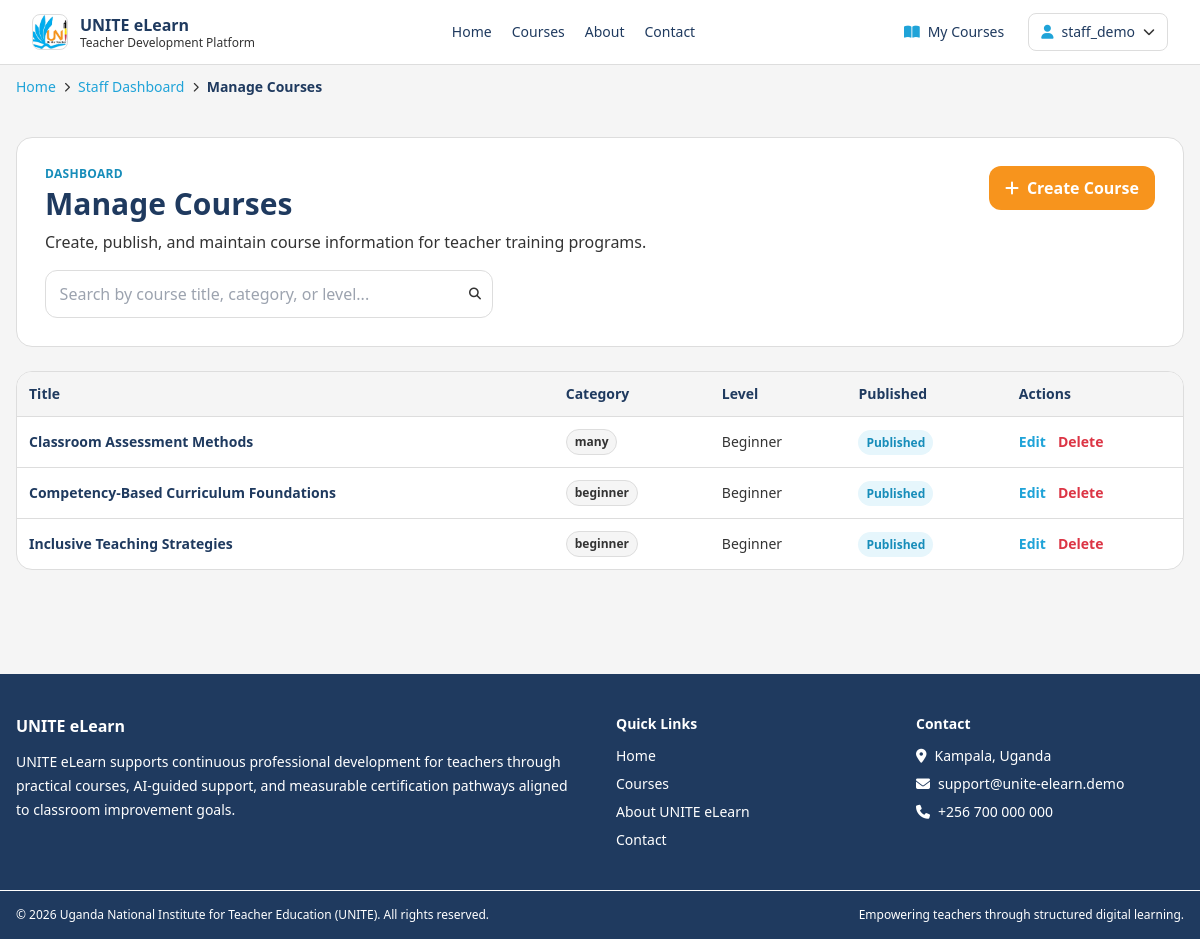
Before: /dashboard/courses/ (signed in) with the older database file.
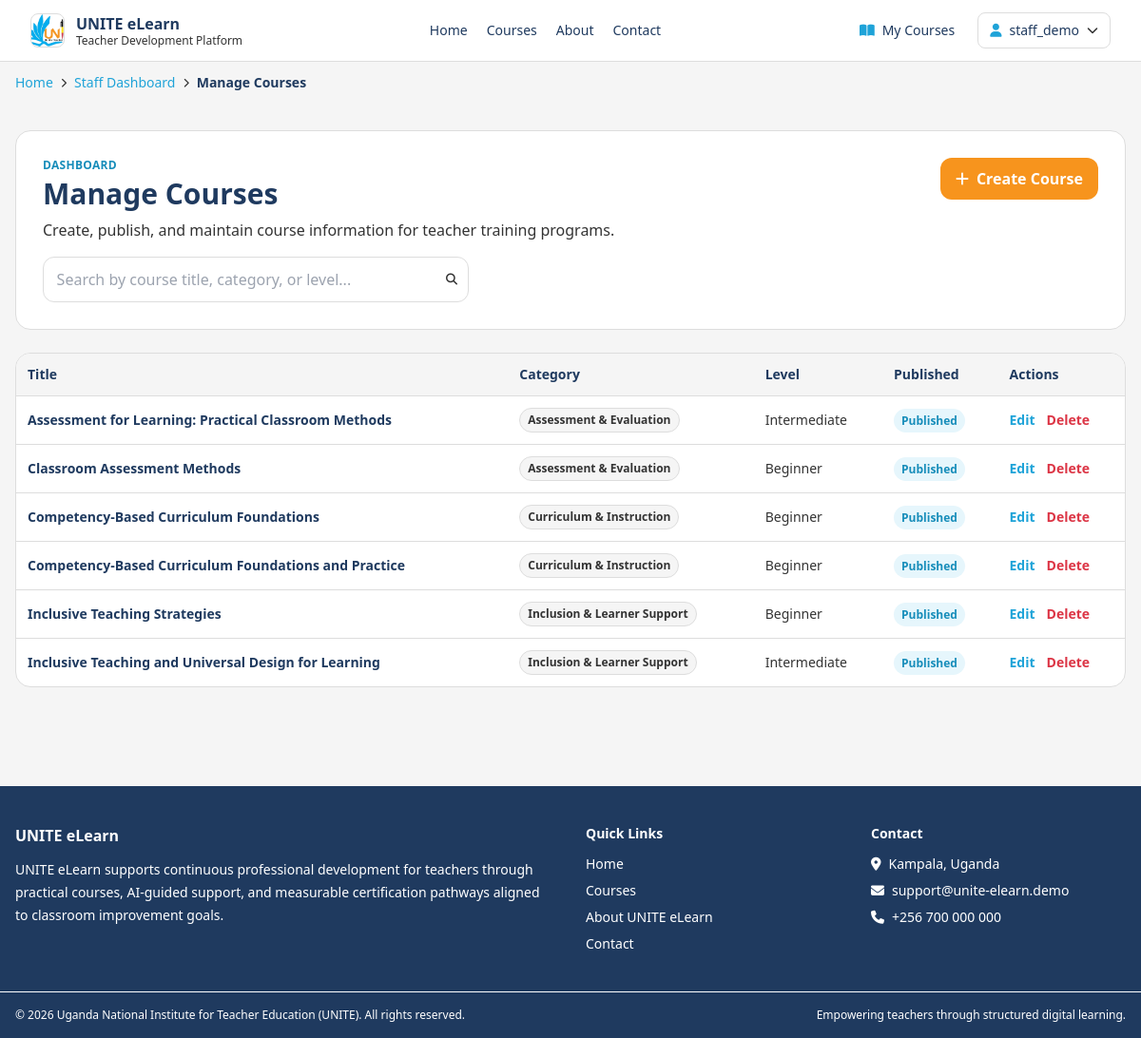
After: the same page with the newer database file.
### courses/models.py (models this page shows, shortened)
class Course(models.Model):
    LEVEL_BEGINNER = "beginner"
    LEVEL_INTERMEDIATE = "intermediate"
    LEVEL_ADVANCED = "advanced"
    LEVEL_CHOICES = [
        (LEVEL_BEGINNER, "Beginner"),
        (LEVEL_INTERMEDIATE, "Intermediate"),
        (LEVEL_ADVANCED, "Advanced"),
    ]
    title = models.CharField(max_length=255)
    slug = models.SlugField(unique=True, max_length=255)
    category = models.CharField(max_length=120, blank=True, db_index=True)
    level = models.CharField(max_length=20, choices=LEVEL_CHOICES, default=LEVEL_BEGINNER)
    short_description = models.CharField(max_length=300)
    description = models.TextField()
    learning_objectives = models.TextField(blank=True)
    prerequisites = models.TextField(blank=True)
    target_audience = models.TextField(blank=True)
    created_by = models.ForeignKey(
        User,
        on_delete=models.SET_NULL,
        null=True,
        blank=True,
        related_name="created_courses",
    )
    cover_image = models.URLField(blank=True)
    is_published = models.BooleanField(default=True)
    passing_score = models.PositiveIntegerField(default=60)
    estimated_duration_hours = models.PositiveIntegerField(default=6)
    created_at = models.DateTimeField(auto_now_add=True)
    updated_at = models.DateTimeField(auto_now=True)
    class Meta:
        ordering = ["title"]

### dashboard/views.py (the view)
# urls.py: path("dashboard/courses/", views.manage_courses_view, name="manage-courses"),
@staff_required
def manage_courses_view(request):
    courses = Course.objects.all()
    return render(request, "dashboard/manage_courses.html", {"courses": courses})

### core/templatetags/navigation.py (called while the page is built)
def _safe_reverse(name, **kwargs):
    try:
        return reverse(name, kwargs=kwargs) if kwargs else reverse(name)
    except NoReverseMatch:
        return ""

### dashboard/templates/dashboard/manage_courses.html (shortened to what this page needs)
{% extends 'base.html' %}
{% block content %}
<section class="max-w-7xl mx-auto px-4 py-8 lg:py-10 space-y-6">
    <header class="bg-white border border-unite-gray-300 rounded-2xl p-6 lg:p-7">
        <div class="flex flex-wrap items-start justify-between gap-4">
            <div>
                <p class="text-xs uppercase tracking-wide text-unite-blue-600 font-semibold">Dashboard</p>
                <h1 class="mt-1 text-3xl font-bold text-unite-navy-500">Manage Courses</h1>
                <p class="mt-2 text-unite-text-main">Create, publish, and maintain course information for teacher training programs.</p>
            </div>
            <a class="inline-flex items-center gap-2 bg-unite-orange-500 hover:bg-unite-orange-600 text-white px-4 py-2.5 rounded-xl font-semibold" href="{% url 'dashboard:create-course' %}">
                <i class="fa-solid fa-plus"></i> Create Course
            </a>
        </div>
        <div class="mt-4">
            <div class="relative max-w-md">
                <span class="pointer-events-none absolute inset-y-0 right-0 flex items-center pr-3"></span>
                <input id="table-search" type="text" placeholder="Search by course title, category, or level..." class="pr-10">
            </div>
        </div>
    </header>
    <div class="bg-white border border-unite-gray-300 rounded-2xl overflow-hidden">
        <div class="overflow-x-auto">
            <table class="w-full text-sm">
                <thead class="bg-unite-gray-100 text-unite-navy-500">
                    <tr>
                        <th class="text-left p-3 font-semibold">Title</th>
                        <th class="text-left p-3 font-semibold">Category</th>
                        <th class="text-left p-3 font-semibold">Level</th>
                        <th class="text-left p-3 font-semibold">Published</th>
                        <th class="text-left p-3 font-semibold">Actions</th>
                    </tr>
                </thead>
                <tbody id="table-body">
                    {% for course in courses %}
                        <tr class="border-t border-unite-gray-300 hover:bg-unite-blue-100 transition cursor-pointer" data-row-url="{% url 'dashboard:course-detail' course.id %}">
                            <td class="p-3 text-unite-navy-500 font-semibold">{{ course.title }}</td>
                            <td class="p-3 text-unite-text-main">
                                <span class="inline-flex items-center px-2 py-1 rounded-full bg-unite-gray-100 border border-unite-gray-300 text-xs font-semibold text-unite-text-main">
                                    {{ course.category|default:'-' }}
                                </span>
                            </td>
                            <td class="p-3 text-unite-text-main">{{ course.get_level_display }}</td>
                            <td class="p-3">
                                {% if course.is_published %}
                                    <span class="text-xs px-2 py-1 rounded-full bg-unite-blue-100 text-unite-blue-600 font-semibold">Published</span>
                                {% else %}
                                    <span class="text-xs px-2 py-1 rounded-full bg-unite-orange-100 text-unite-orange-600 font-semibold">Draft</span>
                                {% endif %}
                            </td>
                            <td class="p-3">
                                <div class="flex items-center gap-3">
                                    <a class="text-unite-blue-500 hover:text-unite-blue-600 font-semibold row-action" href="{% url 'dashboard:edit-course' course.id %}">Edit</a>
                                    <a class="text-error hover:underline font-semibold row-action" href="{% url 'dashboard:delete-course' course.id %}">Delete</a>
                                </div>
                            </td>
                        </tr>
                    {% empty %}
                        <tr><td class="p-5 text-unite-text-main" colspan="5">No courses yet.</td></tr>
                    {% endfor %}
                </tbody>
            </table>
        </div>
    </div>
</section>
{% endblock %}

Changed rows visible on the page:
added Course: title "Assessment for Learning: Practical Classroom Methods", category "Assessment & Evaluation", level "Intermediate", is_published "Published"
changed Course "Classroom Assessment Methods": category "many" → "Assessment & Evaluation"
changed Course "Competency-Based Curriculum Foundations": category "beginner" → "Curriculum & Instruction"
added Course: title "Competency-Based Curriculum Foundations and Practice", category "Curriculum & Instruction", level "Beginner", is_published "Published"
changed Course "Inclusive Teaching Strategies": category "beginner" → "Inclusion & Learner Support"
added Course: title "Inclusive Teaching and Universal Design for Learning", category "Inclusion & Learner Support", level "Intermediate", is_published "Published"
